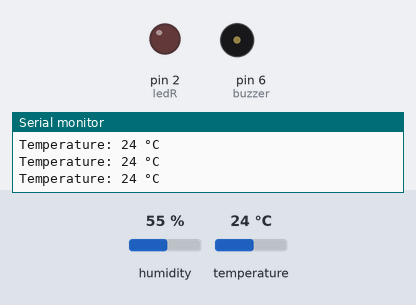
Recording of a sketch running on a simulated Arduino Uno, built with avr-gcc and run on an emulated ATmega328P. On the bench: output pins drawn as LEDs (lit = HIGH), buzzer (waves = sounding, pin HIGH), the last lines printed to the serial monitor. The inputs (shaded band) are chosen by the test bench; at power-on: temperature 24 °C, humidity 55 %.

Above: at 2.8 s.
2.9 s: temperature set to 34 °C
5.7 s: temperature set to 37 °C
At 7.2 s:
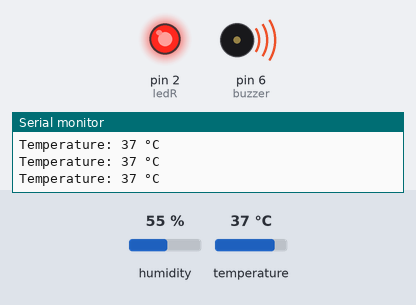
8.4 s: temperature set to 12 °C
At 11.8 s:
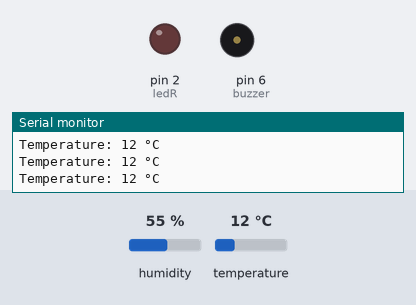
12.1 s: temperature set to 41 °C
At 13.3 s:
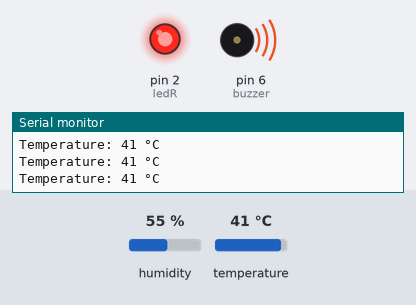
Timing chart, 0 to 15.1 s (numbered marks = the images above; inputs shaded):
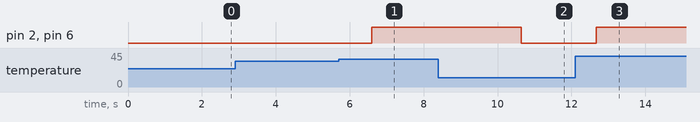

Measured:
- the behaviour switches between 35 and 36 °C on temperature (found by bisection; images 0 and 1)
- after the input at 5.7 s, pin 2 (ledR), pin 6 (buzzer): LOW → HIGH after 0.90 s
- after the input at 8.4 s, pin 2 (ledR), pin 6 (buzzer): HIGH → LOW after 2.2 s
- after the input at 12.1 s, pin 2 (ledR), pin 6 (buzzer): LOW → HIGH after 0.57 s

The sketch:

ArduinoTemperature.ino
```cpp
/* program to detect temperatures above 35oC. When it happened, the LED turn on and give some sound output.
*Board  : Arduino UNO
*Sensor : DHT11,
*Output : LED, Buzzer
*/

#include <DHT.h>             // Library DHT
#define DHTPIN 7             // DHT11 pin D7
#define DHTTYPE DHT11        // type sensor DHT11
DHT dht(DHTPIN,DHTTYPE);     // set sensor + pin

int ledR=2;                 //LED pin D2
int buzzer=6;               //buzzer pin D6

void setup() {
  Serial.begin(9600);
  dht.begin();
  pinMode(ledR, OUTPUT);
  pinMode(buzzer, OUTPUT);
}

void loop() {
  int t = dht.readTemperature();

  Serial.print("Temperature: ");
  Serial.print(t);
  Serial.println(" °C");
  delay(500);

  if(t>35){
    digitalWrite (ledR,HIGH);
    digitalWrite (buzzer,HIGH);
  }else{
    digitalWrite (ledR,LOW);
    digitalWrite (buzzer,LOW);
  }
}
```
